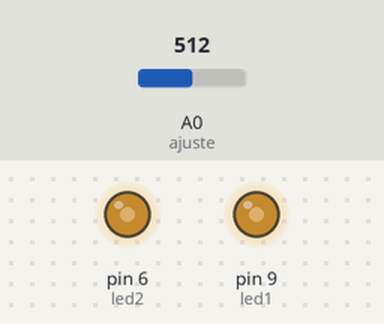
Recording of a sketch running on a simulated Arduino Uno, built with avr-gcc and run on an emulated ATmega328P. Parts: output pins drawn as LEDs (lit = HIGH). Inputs (shaded band) come from the test bench; at power-on: A0 (ajuste) = 512.

Above: at 1.2 s.
1.3 s: A0 (ajuste) set to 716
At 2.5 s:
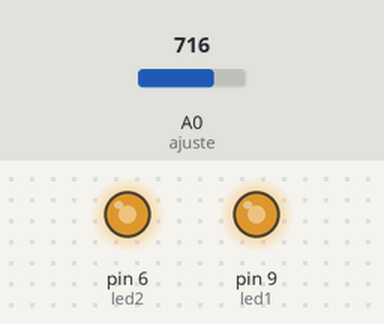
2.8 s: A0 (ajuste) set to 900
At 3.6 s:
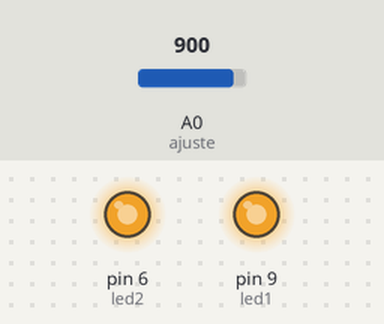
4.3 s: A0 (ajuste) set to 122
At 4.8 s:
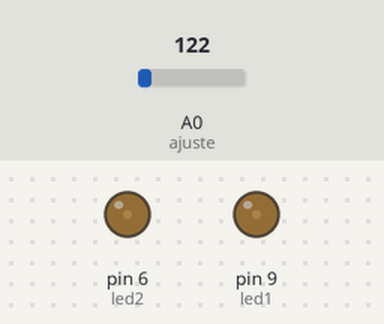
5.8 s: A0 (ajuste) set to 0
At 7.0 s:
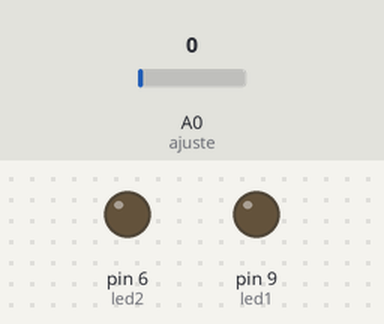
7.3 s: A0 (ajuste) set to 511
At 8.3 s:
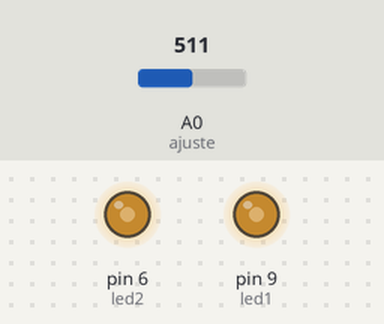
Timing chart, 0 to 9.8 s (numbered marks = the images above; inputs shaded):
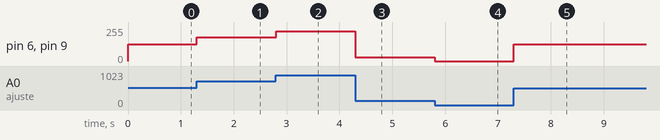

The sketch:

aula0408manha.ino
```cpp
int led1 = 9;
int led2 = 6;
int ajuste = A0;
int adc = 0;
int pwm = 0;
void setup() {
  pinMode(ajuste, INPUT);
  pinMode(led1, OUTPUT);
  pinMode(led2, OUTPUT);
}

void loop() {
  adc = analogRead(ajuste);
  pwm = map(adc, 0, 1023, 0, 255); //normaliza
  analogWrite(led1, pwm);
  analogWrite(led2, pwm);
}
```

Measured:
- after the input at 1.3 s, pin 6 (led2), pin 9 (led1): 127/255 → 178/255 at once
- after the input at 2.8 s, pin 6 (led2), pin 9 (led1): 178/255 → 224/255 at once
- after the input at 4.3 s, pin 6 (led2), pin 9 (led1): 224/255 → 30/255 at once
- after the input at 5.8 s, pin 6 (led2), pin 9 (led1): 30/255 → 0/255 at once
- after the input at 7.3 s, pin 6 (led2), pin 9 (led1): 0/255 → 127/255 at once
